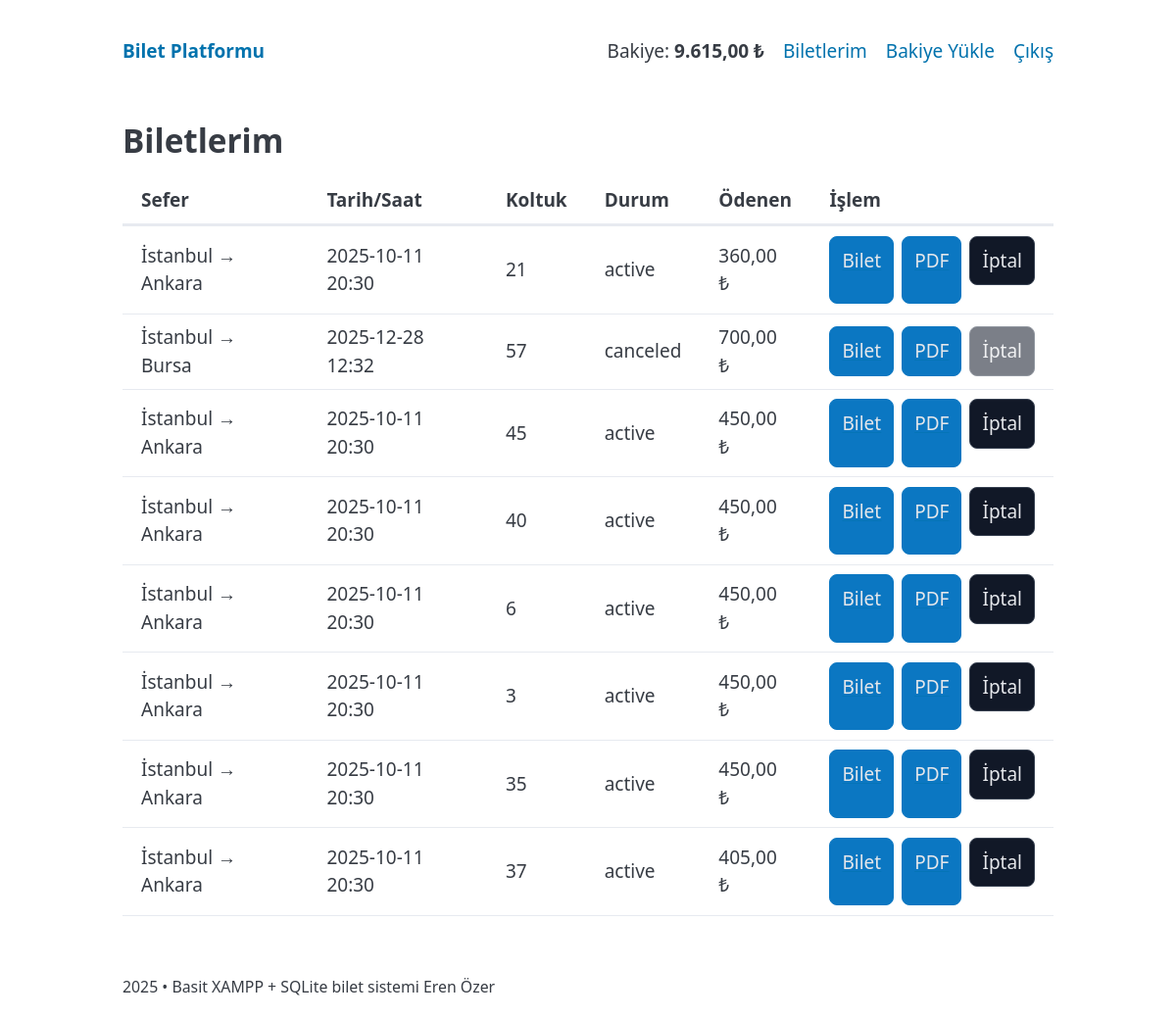
/index.php?r=my-tickets (signed in), run on the app's committed database.
### tables this page shows
CREATE TABLE users (
        id INTEGER PRIMARY KEY AUTOINCREMENT,
        name TEXT NOT NULL,
        email TEXT NOT NULL UNIQUE,
        password_hash TEXT NOT NULL,
        role TEXT NOT NULL CHECK(role IN ('user','firm_admin','admin')),
        credit REAL NOT NULL DEFAULT 0,
        created_at TEXT NOT NULL DEFAULT CURRENT_TIMESTAMP
    , active INTEGER NOT NULL DEFAULT 1);

CREATE TABLE tickets (
        id INTEGER PRIMARY KEY AUTOINCREMENT,
        user_id INTEGER NOT NULL,
        trip_id INTEGER NOT NULL,
        seat_no INTEGER NOT NULL,
        price_paid REAL NOT NULL,
        status TEXT NOT NULL CHECK(status IN ('active','canceled')) DEFAULT 'active',
        purchased_at TEXT NOT NULL DEFAULT CURRENT_TIMESTAMP,
        canceled_at TEXT,
        FOREIGN KEY(user_id) REFERENCES users(id) ON DELETE CASCADE,
        FOREIGN KEY(trip_id) REFERENCES trips(id) ON DELETE CASCADE,
        UNIQUE(trip_id, seat_no)
    );

CREATE TABLE trips (
        id INTEGER PRIMARY KEY AUTOINCREMENT,
        firm_id INTEGER NOT NULL,
        origin TEXT NOT NULL,
        destination TEXT NOT NULL,
        trip_date TEXT NOT NULL,
        departure_time TEXT NOT NULL,
        price REAL NOT NULL,
        seat_count INTEGER NOT NULL DEFAULT 40,
        created_at TEXT NOT NULL DEFAULT CURRENT_TIMESTAMP,
        FOREIGN KEY(firm_id) REFERENCES firms(id) ON DELETE CASCADE
    );

### app/auth.php (called while the page is built, shortened)
<?php
function current_user(): ?array {
  $pdo = db();
  $s = $pdo->prepare('SELECT * FROM users WHERE id=?');
  $s->execute([$_SESSION['uid']]);
  $u = $s->fetch(PDO::FETCH_ASSOC);
  return $u ?: null;
}
?>

### views/tickets/my.php (the view, shortened to what this page needs)
<h2>Biletlerim</h2>
<table>
  <thead>
    <tr>
      <th>Sefer</th>
      <th>Tarih/Saat</th>
      <th>Koltuk</th>
      <th>Durum</th>
      <th>Ödenen</th>
      <th>İşlem</th>
    </tr>
  </thead>
  <tbody>
    <?php foreach ($tickets as $t): ?>
      <tr>
        <td><?= e($t['origin']) ?> → <?= e($t['destination']) ?></td>
        <td><?= e($t['trip_date']) ?> <?= e($t['departure_time']) ?></td>
        <td><?= (int) $t['seat_no'] ?></td>
        <td><?= e($t['status']) ?></td>
        <td><?= e(money_fmt($t['price_paid'])) ?></td>
        <td>
          <div class="btn-row">
            <a class="btn btn-primary" href="index.php?r=ticket&id=<?= (int)$t['id'] ?>">Bilet</a>
            <a class="btn btn-primary" href="index.php?r=ticket-pdf&id=<?= (int)$t['id'] ?>">PDF</a>
            <?php if ($t['status']==='active'): ?>
              <form class="btn-form" method="post" action="index.php?r=cancel-ticket" data-confirm="İptal edilsin mi?">
                <button type="submit" class="btn btn-danger">İptal</button>
              </form>
            <?php else: ?>
              <span class="btn btn-disabled">İptal</span>
            <?php endif; ?>
          </div>
        </td>
      </tr>
    <?php endforeach; ?>
  </tbody>
</table>

### views/layout/header.php (shortened to what this page needs)
<?php $u = current_user(); ?>
<!doctype html>
<html lang="tr">
<head>
  <link rel="stylesheet" href="https://cdn.jsdelivr.net/npm/@picocss/pico@2/css/pico.min.css">
</head>
<body>
<header class="container">
  <nav>
    <ul>
      <li><strong><a href="index.php?r=home">Bilet Platformu</a></strong></li>
    </ul>
    <ul>
      <?php if ($u): ?>
        <?php if ($u['role'] === 'user'): ?>
          <li>Bakiye: <strong><?= e(money_fmt($u['credit'])) ?></strong></li>
          <li><a href="index.php?r=my-tickets">Biletlerim</a></li>
          <li><a href="index.php?r=wallet">Bakiye Yükle</a></li>
        <?php endif; ?>
        <li><a href="index.php?r=logout">Çıkış</a></li>
      <?php else: ?>
        <li><a href="index.php?r=login">Giriş</a></li>
        <li><a href="index.php?r=register">Kayıt Ol</a></li>
      <?php endif; ?>
    </ul>
  </nav>
</header>
<main class="container">

### views/layout/header.php (style rules this page uses)
:root { --seat:44px;--gap:10px;--aisle:16px }
.btn-row { display:flex;gap:8px;align-items:stretch }
.btn-row .btn, .btn-row .btn-form button, .btn-row .btn-disabled { flex:1;text-align:center;padding:10px 12px;border-radius:8px; border:1px solid #374151;background:#111827;color:#e5e7eb; }
.btn-row .btn-primary { background:#0b77c2;border-color:#0b77c2 }
.btn-row .btn-danger { background:#b91c1c;border-color:#b91c1c }
.btn-row .btn-disabled { opacity:.55;pointer-events:none }
.btn-row .btn-form { margin:0;display:contents }

### data on the page
users: credit "9.615,00 ₺"
tickets: trip.origin "İstanbul", trip.destination "Ankara", trip.trip_date "2025-10-11", trip.departure_time "20:30", seat_no "21", status "active", price_paid "360,00 ₺"
tickets: trip.origin "İstanbul", trip.destination "Bursa", trip.trip_date "2025-12-28", trip.departure_time "12:32", seat_no "57", status "canceled", price_paid "700,00 ₺", shows "İptal"
tickets: trip.origin "İstanbul", trip.destination "Ankara", trip.trip_date "2025-10-11", trip.departure_time "20:30", seat_no "45", status "active", price_paid "450,00 ₺"
tickets: trip.origin "İstanbul", trip.destination "Ankara", trip.trip_date "2025-10-11", trip.departure_time "20:30", seat_no "40", status "active", price_paid "450,00 ₺"
tickets: trip.origin "İstanbul", trip.destination "Ankara", trip.trip_date "2025-10-11", trip.departure_time "20:30", seat_no "6", status "active", price_paid "450,00 ₺"
tickets: trip.origin "İstanbul", trip.destination "Ankara", trip.trip_date "2025-10-11", trip.departure_time "20:30", seat_no "3", status "active", price_paid "450,00 ₺"
tickets: trip.origin "İstanbul", trip.destination "Ankara", trip.trip_date "2025-10-11", trip.departure_time "20:30", seat_no "35", status "active", price_paid "450,00 ₺"
tickets: trip.origin "İstanbul", trip.destination "Ankara", trip.trip_date "2025-10-11", trip.departure_time "20:30", seat_no "37", status "active", price_paid "405,00 ₺"
